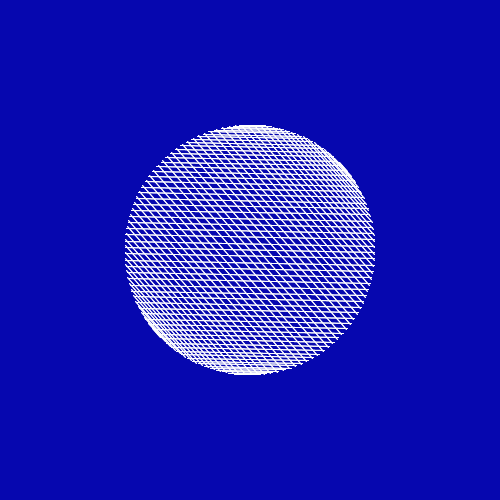
Frame 1 (no input)
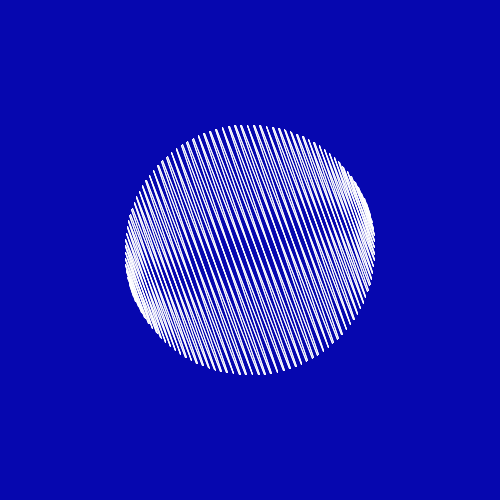
Frame 60 (the mouse pressed at the canvas centre just before this capture)
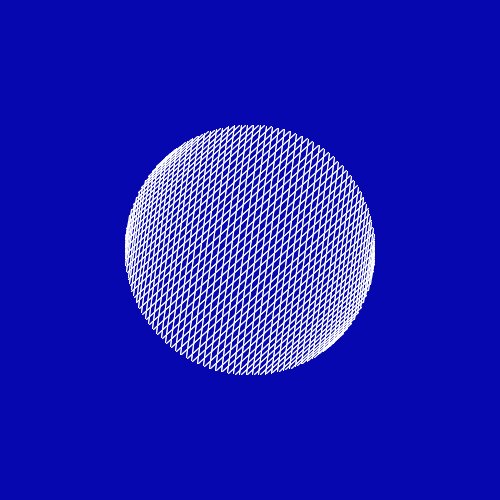
Frame 120 (the mouse held since frame 60 and released just before this capture)

The Processing sketch that drew these frames (run headless with seeded random() and noise(); from frame 60 on, the mouse is pressed at the canvas centre):

// Processing sketch: sketch_29062017
// ── sketch_29062017.pde
float[] positionsX;
float[] positionsY;
int t = 125;
float r1 = 0;
float r2 = QUARTER_PI;
float speed1 = 0.02;
float speed2 = 0.04;


void setup(){
  size(500,500);
  smooth();
  positionsX = new float[t];
  positionsY = new float[t];
  stroke(255);
  for(int i = 0; i<=t-1; i++){
    float angle = map(i,0,t-1,0,TWO_PI);
    float x = 125*sin(angle);
    float y = 125*cos(angle);
    positionsX[i] = x;
    positionsY[i] = y;
  }
}

void draw(){
  r1 = r1 + speed1;
  r2 = r2 + speed2;
  background(6,7,175);
  translate(width/2, height/2);
  rotate(r1);
  for(int i = 0; i<=t-1; i++){
    line(positionsX[i], positionsY[i],positionsX[(t-1)-i], positionsY[(t-1)-i]);
  }
  rotate(r2);
  for(int i = 0; i<=t-1; i++){
    line(positionsX[i], positionsY[i],positionsX[(t-1)-i], positionsY[(t-1)-i]);
  }
}
